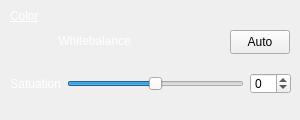
            <widget class="QWidget" name="ColorWidget" native="true">
             <property name="sizePolicy">
              <sizepolicy hsizetype="Fixed" vsizetype="Fixed">
               <horstretch>0</horstretch>
               <verstretch>0</verstretch>
              </sizepolicy>
             </property>
             <property name="minimumSize">
              <size>
               <width>300</width>
               <height>120</height>
              </size>
             </property>
             <widget class="QPushButton" name="whitebalance">
              <property name="geometry">
               <rect>
                <x>230</x>
                <y>30</y>
                <width>60</width>
                <height>24</height>
               </rect>
              </property>
              <property name="minimumSize">
               <size>
                <width>60</width>
                <height>24</height>
               </size>
              </property>
              <property name="styleSheet">
               <string notr="true">font: 11pt &quot;Calibri&quot;;</string>
              </property>
              <property name="text">
               <string>Auto</string>
              </property>
             </widget>
             <widget class="QLabel" name="label_25">
              <property name="geometry">
               <rect>
                <x>10</x>
                <y>0</y>
                <width>81</width>
                <height>31</height>
               </rect>
              </property>
              <property name="styleSheet">
               <string notr="true">font: 75 13pt &quot;Calibri&quot;;
text-decoration: underline;
color: rgb(255, 255, 255);</string>
              </property>
              <property name="text">
               <string>Color</string>
              </property>
             </widget>
             <widget class="QLabel" name="label_27">
              <property name="geometry">
               <rect>
                <x>10</x>
                <y>30</y>
                <width>121</width>
                <height>21</height>
               </rect>
              </property>
              <property name="styleSheet">
               <string notr="true">font: 10pt &quot;Calibri&quot;;
color: rgb(255, 255, 255);</string>
              </property>
              <property name="text">
               <string>Whitebalance</string>
              </property>
              <property name="alignment">
               <set>Qt::AlignRight|Qt::AlignTrailing|Qt::AlignVCenter</set>
              </property>
             </widget>
             <widget class="QWidget" name="layoutWidget">
              <property name="geometry">
               <rect>
                <x>10</x>
                <y>70</y>
                <width>281</width>
                <height>28</height>
               </rect>
              </property>
              <layout class="QHBoxLayout" name="horizontalLayout" stretch="3,13,1">
               <item>
                <widget class="QLabel" name="label_26">
                 <property name="styleSheet">
                  <string notr="true">font: 10pt &quot;Calibri&quot;;
color: rgb(255, 255, 255);</string>
                 </property>
                 <property name="text">
                  <string>Satuation</string>
                 </property>
                 <property name="alignment">
                  <set>Qt::AlignRight|Qt::AlignTrailing|Qt::AlignVCenter</set>
                 </property>
                </widget>
               </item>
               <item>
                <widget class="QSlider" name="satuation_full">
                 <property name="minimum">
                  <number>-50</number>
                 </property>
                 <property name="maximum">
                  <number>50</number>
                 </property>
                 <property name="singleStep">
                  <number>1</number>
                 </property>
                 <property name="value">
                  <number>0</number>
                 </property>
                 <property name="orientation">
                  <enum>Qt::Horizontal</enum>
                 </property>
                </widget>
               </item>
               <item>
                <widget class="QSpinBox" name="spinBox_10">
                 <property name="sizePolicy">
                  <sizepolicy hsizetype="Fixed" vsizetype="Fixed">
                   <horstretch>0</horstretch>
                   <verstretch>0</verstretch>
                  </sizepolicy>
                 </property>
                 <property name="minimumSize">
                  <size>
                   <width>41</width>
                   <height>21</height>
                  </size>
                 </property>
                 <property name="maximumSize">
                  <size>
                   <width>41</width>
                   <height>21</height>
                  </size>
                 </property>
                 <property name="baseSize">
                  <size>
                   <width>41</width>
                   <height>21</height>
                  </size>
                 </property>
                 <property name="minimum">
                  <number>-100</number>
                 </property>
                 <property name="maximum">
                  <number>100</number>
                 </property>
                 <property name="value">
                  <number>0</number>
                 </property>
                </widget>
               </item>
              </layout>
             </widget>
            </widget>
